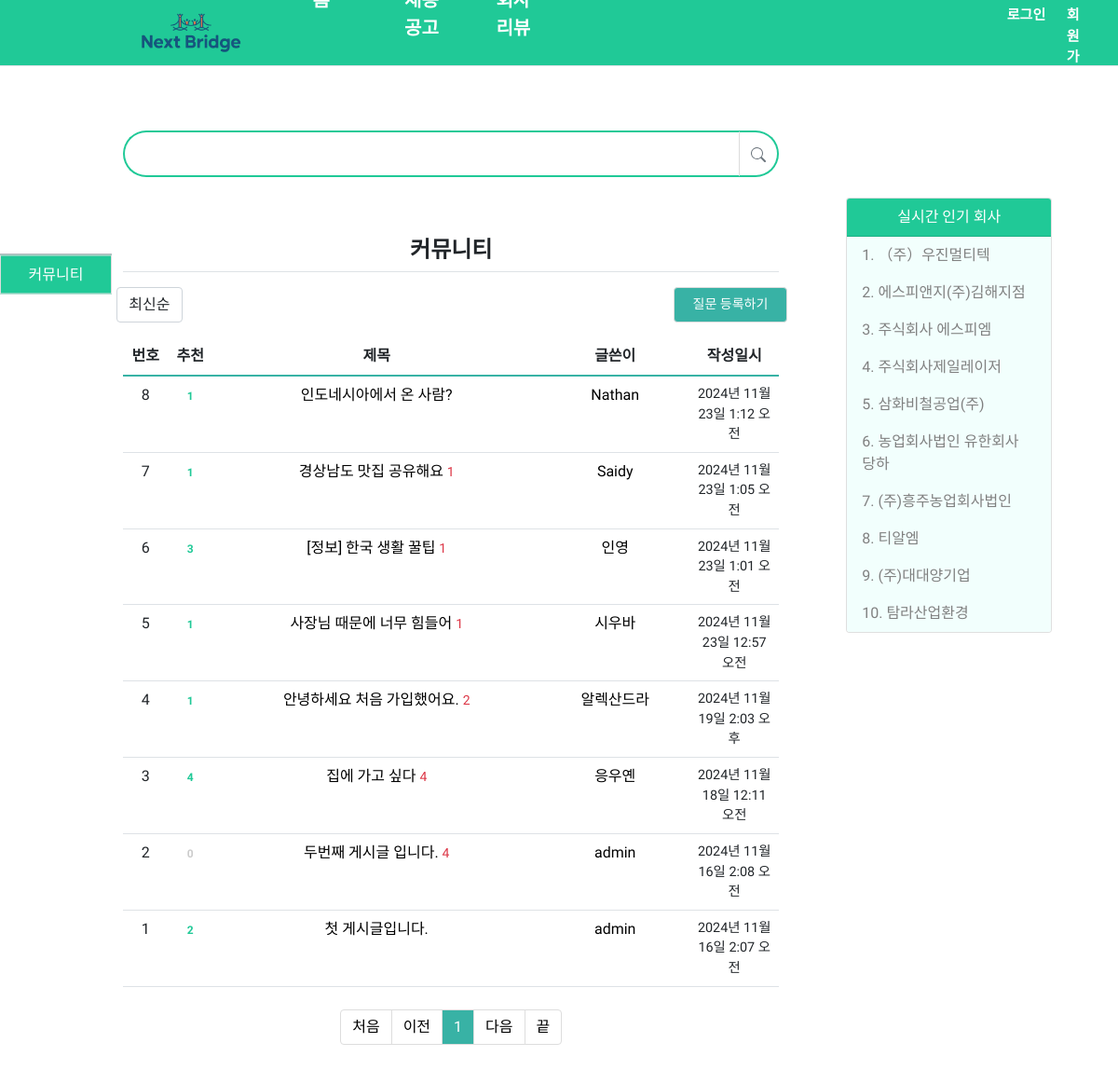
Screenshot of /home/question/list/ with the database file from the repository.
### home/models.py (models this page shows, shortened)
class Category(models.Model):
    name = models.CharField(max_length=20, unique=True)
    description = models.CharField(max_length=200, null=True, blank=True)
    has_answer = models.BooleanField(default=True) # 답변가능 여부
    def get_absolute_url(self):
        return reverse('home:index', args=[self.name])

class Question(models.Model):
    author = models.ForeignKey(User, on_delete=models.CASCADE, related_name='author_question')   # 글쓴이
    subject = models.CharField(max_length=200)                                                   # 제목
    content = models.TextField()                                                                 # 내용
    create_date = models.DateTimeField()                                                         # 등록 일시
    modify_date = models.DateTimeField(null=True, blank=True)                                    # 수정 일시
    voter = models.ManyToManyField(User, related_name='voter_question')                          # 추천인 추가
    category = models.ForeignKey(Category, on_delete=models.CASCADE, related_name='category_question') # 카테고리
    @staticmethod
    def order_by_so(question_list, so):
        if so == 'recommend':
            question_list = question_list.annotate(num_voter=Count('voter')).order_by('-num_voter', '-create_date')
        elif so == 'popular':
            question_list = question_list.annotate(num_answer=Count('answer')).order_by('-num_answer', '-create_date')
        else: # so == 'recent'
            question_list = question_list.order_by('-create_date')
        return question_list
    def get_absolute_url(self):
        return reverse('home:detail', args=[self.id])

### jobs/models.py (models this page shows, shortened)
class JobPosting(models.Model):
    company_name = models.CharField(max_length=255)         # 회사 이름
    title = models.CharField(max_length=255)                # 공고 제목
    upper_region = models.CharField(max_length=255)         # 지역 대분류
    lower_region = models.CharField(max_length=255)         # 지역 대분류
    salary = models.CharField(max_length=255)               # 급여
    upper_field = models.CharField(max_length=255)          # 직무 분야
    lower_field = models.CharField(max_length=255)          # 직무 세부
    post_date = models.DateField()                          # 등록 날짜
    due_date = models.DateField()                           # 채용 마감일
    description = models.TextField()                        # 상세 근무 요강
    company_address = models.CharField(max_length=255, default="Unknown")  # 회사 주소
    recruit_conditions = models.JSONField(null=True, blank=True)  # 모집 조건
    work_conditions = models.JSONField(null=True, blank=True)  # 근무 조건
    welfare_conditions = models.JSONField(null=True, blank=True)  # 복리후생

### home/views/base_views.py (the view, shortened to what this page needs)
# urls.py: path('', base_views.index, name='index'),  # '/' 에 해당되는 path
def index(request, category_name='community'):
    page = request.GET.get('page', '1')  # 페이지
    kw = request.GET.get('kw', '')  # 검색어
    so = request.GET.get('so', 'recent') # 정렬기준
    company_list = JobPosting.objects.all()
    category = get_object_or_404(Category, name=category_name)
    question_list = Question.order_by_so(
        Question.objects.filter(category=category).select_related('author__profile'), so)
    company_list = JobPosting.objects.annotate(
        review_count=Count('company_reviews'),  # 리뷰 개수 계산
        average_rating=Avg('company_reviews__rating')  # 평균 평점 계산
    ).order_by('-average_rating')[:10]
    paginator = Paginator(question_list, 15) # 페이지 당 15개씩 보여주기
    page_obj = paginator.get_page(page)
    context = {
        'question_list': page_obj,
        'page': page,
        'kw': kw,
        'so': so,
        'category': category,
        'companies': company_list,
    }
    return render(request, 'home/question_list.html', context)

### home/templatetags/home_filter.py (called while the page is built)
@register.filter
def sub(value, arg):
    return value - arg

### templates/home/question_list.html (shortened to what this page needs)
{% extends 'base.html' %}
{% load static %}
{% load home_filter %}
{% block content %}
<link rel="stylesheet" href="{% static 'question_list.css' %}">
<div class="container my-3">
    <div class="row">
        <div class="col-md-8">
            <div class="col-4 input-group">
                <input type="text" id ="search_kw" class="form-control" value="{{ kw|default_if_none:'' }}">
                <div class="input-group-append">
                    <button class="btn btn-outline-secondary" type="button" id="btn_search">
                        <svg xmlns="http://www.w3.org/2000/svg" width="16" height="16" fill="currentColor" class="bi bi-search" viewBox="0 0 16 16">
                         <path d="M11.742 10.344a6.5 6.5 0 1 0-1.397 1.398h-.001q.044.06.098.115l3.85 3.85a1 1 0 0 0 1.415-1.414l-3.85-3.85a1 1 0 0 0-.115-.1zM12 6.5a5.5 5.5 0 1 1-11 0 5.5 5.5 0 0 1 11 0"/>
                       </svg>
                    </button>
                </div>
            </div>
            <h4 class="border-bottom pb-2 my-3">{{ category.description }}</h4>
            <div class="row align-items-center justify-content-between my-3">
                <div class="col-auto">
                    <select class="form-control so">
                        <option value="recent" {% if so == 'recent' %}selected{% endif %}>최신순</option>
                    </select>
                </div>
                <div class="col-auto">
                    <a href="{% url 'home:question_create' category.name %}" class="btn btn-primary">질문 등록하기</a>
                </div>
            </div>
            <table class="table">
                <thead>
                    <tr class="text-center thead-dark">
                        <th>번호</th>
                        <th>추천</th>
                        <th style="width:50%">제목</th>
                        <th>글쓴이</th>
                        <th>작성일시</th>
                    </tr>
                </thead>
                <tbody>
                {% if question_list %}
                {% for question in question_list %}
                <tr class="text-center">
                    <td>
                        {{ question_list.paginator.count|sub:question_list.start_index|sub:forloop.counter0|add:1 }}
                    </td>
                    <td>
                        {% if question.voter.all.count > 0 %}
                            <span class="badge badge-warning px-2 py-1" style="color:#20c997;">{{ question.voter.count }}</span>
                        {% else %}
                            <span class="badge badge-light px-2 py-1" style="color:#ccc;">0</span>
                        {% endif %}
                    </td>
                    <td class="text-left">
                        <a href="{{ question.get_absolute_url }}">{{ question.subject }}</a>
                        {% if question.answer_set.count > 0 %}
                        <span class="text-danger small ml-2">{{ question.answer_set.count }}</span>
                        {% endif %}
                    </td>
                    <td>
                        <a href="{% url 'common:profile_base' question.author.id %}">{{ question.author.username }}</a>
                    </td>
                    <td>{{ question.create_date }}</td>
                </tr>
                {% endfor %}
                {% else %}
                <tr>
                    <td colspan="3">질문이 없습니다.</td>
                </tr>
                {% endif %}
                </tbody>
            </table>
            <ul class="pagination justify-content-center">
                {% if question_list.has_previous %}
                    <li class="page-item">
                        <a class="page-link" data-page="1" href="#">처음</a>
                    </li>
                   <li class="page-item">
                        <a class="page-link" data-page="{{ question_list.previous_page_number }}" href="javascript:void(0)">이전</a>
                    </li>
                {% else %}
                    <li class="page-item disabled">
                        <a class="page-link" tabindex="-1" aria-disabled="true" href="#">처음</a>
                    </li>
                    <li class="page-item disabled">
                        <a class="page-link" tabindex="-1" aria-disabled="true" href="#">이전</a>
                    </li>
                {% endif %}
                {% for page_number in question_list.paginator.page_range %}
                    {% if page_number >= question_list.number|add:-4 and page_number <= question_list.number|add:4 %}
                        {% if page_number == question_list.number %}
                        <li class="page-item active" aria-current="page">
                            <a class="page-link" data-page="{{ page_number }}" href="#">{{ page_number }}</a>
                        </li>
                        {% else %}
                        <li class="page-item">
                            <a class="page-link" data-page="{{ page_number }}" href="#">{{ page_number }}</a>
                        </li>
                        {% endif %}
                    {% endif %}
                {% endfor %}
                {% if question_list.has_next %}
                    <li class="page-item">
                         <a class="page-link" data-page="{{ question_list.next_page_number }}" href="#">다음</a>
                    </li>
                    <li class="page-item">
                         <a class="page-link" data-page="{{ question_list.paginator.num_pages }}" href="#">끝</a>
                    </li>
                {% else %}
                    <li class="page-item disabled">
                        <a class="page-link" tabindex="-1" aria-disabled="true" href="#">다음</a>
                    </li>
                    <li class="page-item disabled">
                        <a class="page-link" tabindex="-1" aria-disabled="true" href="#">끝</a>
                    </li>
                {% endif %}
            </ul>
        </div>
        <div class="col-md-4">
            <div class="card">
                <div class="card-header">
                    실시간 인기 회사
                </div>
                <ul class="list-group list-group-flush">
                    {% for company in companies %}
                    <li class="list-group-item">{{ forloop.counter }}. {{ company.company_name }}</li>
                    {% endfor %}
                </ul>
            </div>
        </div>
    </div>
</div>
{% endblock %}

### templates/base.html (shortened to what this page needs)
{% load static %}
<!doctype html>
<html lang="ko">
<head>
    <link rel="stylesheet" type="text/css" href="{% static 'bootstrap.min.css' %}">
    <link rel="stylesheet" type="text/css" href="{% static 'style.css' %}">
    <link rel="stylesheet"  href="https://cdn.jsdelivr.net/gh/lipis/flag-icons@7.2.3/css/flag-icons.min.css"/>
</head>
<body>
{% include "navbar.html" %}
<div class="container my-3">
    <div class="row">
        {% if "/home" in request.path %}
        <div class="col-sm-12 col-md-3 col-lg-2 p-2">
            {% include "sidebar.html" %}
        </div>
        {% endif %}
        {% block content %}
        {% endblock %}
    </div>
</div>
</body>
</html>

### templates/navbar.html (shortened to what this page needs)
{% load static %}
<nav class="navbar navbar-expand-lg navbar-light bg-light border-bottom">
    <div class="container-fluid">
        <a class="navbar-brand" href="{% url 'home:index' %}">
            <img src="{% static 'img/logo_img.png' %}" alt="로고 이미지" style="width: 150px; height: auto;">
        </a>
        <div class="collapse navbar-collapse" id="navbarSupportedContent">
            <ul class="navbar-nav me-auto mb-2 mb-lg-0">
                <li class="nav-item">
                    <a class="nav-link" href="{% url 'home:index' %}">홈</a>
                </li>
                <li class="nav-item">
                    <a class="nav-link" href="{% url 'jobs:job_list' %}">채용 공고</a>
                </li>
                <li class="nav-item">
                    <a class="nav-link" href="{% url 'reviews:index' %}">회사 리뷰</a>
                </li>
                {% if user.is_authenticated %}
                <li class="nav-item">
                    <a class="nav-link" href="{% url 'common:profile_base' user.id %}">{{ user.username }}</a>
                </li>
                <li class="nav-item">
                    <a class="nav-link" href="{% url 'common:logout' %}">{{ user.username }} (로그아웃)</a>
                </li>
                {% else %}
                <li class="nav-item ">
                    <a class="nav-link" href="{% url 'common:login' %}">로그인</a>
                </li>
                <li class="nav-item ">
                    <a class="nav-link" href="{% url 'common:signup' %}">회원가입</a>
                </li>
                {% endif %}
            </ul>
        </div>
    </div>
</nav>

### templates/sidebar.html
<nav id="sidebar" class="border-top border-secondary">
    <div class="list-group">
            <a class="rounded-0 list-group-item list-group-item-action list-group-item-light
               {% if category.name == 'community' %}active{% endif %}" href="{% url 'home:index' 'community' %}">커뮤니티</a>
    </div>
</nav>

### static/style.css (style rules this page uses)
body { font-family: "Gowun Dodum", serif; font-weight: 400; font-style: normal; }
.navbar.navbar-expand-lg.navbar-light.bg-light.border-bottom { position: fixed; left: 0; top: 0; right: 0; width: 100%; display: flex; align-items: center; padding: 0; z-index: 1000; }
.container-fluid { height: 70px; background-color: #20c997; }
.navbar-brand { margin-left: 10%; }
.nav-item { margin: 0 2em; }
#navbarSupportedContent > ul > li>a { color:white; font-weight: bold; }
#navbarSupportedContent > ul > li:nth-child(-n+3) > a { margin-top:0.5em; font-size: 20px; width:200%; }
#navbarSupportedContent > ul > li:nth-child(4) > a, #navbarSupportedContent > ul > li:nth-child(5) > a { font-size:15px; margin-top: 2em; width:200%; }
#navbarSupportedContent > ul > li:nth-child(4)>a { margin-left:30em; }
#navbarSupportedContent > ul > li:nth-child(5)>a { margin-left:-2em; }
.pagination.justify-content-center { margin:1.5em 0; }
.pagination .page-item .page-link { color: black; background-color: white; border: 1px solid #ddd; }
.pagination .page-item.active .page-link { background-color: #38B2A5; color: white; }
.nav-link { color: black; text-decoration: none; width:100%; }
.border-bottom.pb-2.my-3 { text-align: center; font-weight:bold; }

### static/question_list.css (style rules this page uses)
.row { margin-top:2%; margin-left:3%; width:100%; }
.border-top.border-secondary { position: fixed; left: 0; top: 25%; transform: translateY(-50%); width:10%; text-align: center; }
.rounded-0.list-group-item.list-group-item-action.list-group-item-light.active { background-color:#20c997; border:1px solid gainsboro; }
.col-4.input-group { margin-top:4em; width:100%; }
#search_kw { height:50px; background-color: white; border: 2px solid #20c997; border-radius: 50px 0 0 50px; outline: none; border-right-color:gainsboro; }
#btn_search { height:50px; background-color: white; border: 2px solid #20c997; border-radius: 0 50px 50px 0; outline: none; border-left:none; }
.border-bottom.pb-2.my-3 { padding-top:2em; font-weight: bold; }
.card { margin-left:3em; margin-top:40%; width:65% }
.card-header { background-color: #20c997; text-align: center; color:white; }
.list-group-item { color:grey; }
.list-group-item { border:none; background-color:#f2fffd; }
.btn.btn-primary { font-size: 14px; background-color: #38B2A5; height: 38px; display: flex; align-items: center; justify-content: center; padding: 0 15px; margin-left: 10px; border:1px solid gainsboro; }
.col-auto { margin-left:-2.5em; }
.row.align-items-center.justify-content-between.my-3 { display: flex; justify-content: space-between; align-items: center; margin-top:2em; }
.btn.btn-primary { height:38px; padding:0 20px; white-space:nowrap; }
.text-center.thead-dark { border-bottom:2px solid #38B2A5; }
body > div > div > div.container.my-3 > div > div.col-md-8 > table > thead > tr > th:nth-child(1), body > div > div > div.container.my-3 > div > div.col-md-8 > table > thead > tr > th:nth-child(2) { width:3em; }
body > div > div > div.container.my-3 > div > div.col-md-8 > table > tbody > tr> td.text-left > a, body > div > div > div.container.my-3 > div > div.col-md-8 > table > tbody > tr > td:nth-child(4) > a { text-decoration:none; color: black; }
body > div > div > div.container.my-3 > div > div.col-md-8 > table > thead > tr > th:nth-child(4) { width:10em; }
body > div > div > div > div > div.col-md-8 > table > tbody > tr > td:nth-child(5) { font-size: 0.9em; }

### rows the page displays
Category: description "커뮤니티"
Question: paginator.count|sub "8", voter.count "1", subject "인도네시아에서 온 사람?", author.username "Nathan", create_date "2024년 11월 23일 1:12 오전"
Question: paginator.count|sub "7", voter.count "1", subject "경상남도 맛집 공유해요", answer_set.count "1", author.username "Saidy", create_date "2024년 11월 23일 1:05 오전"
Question: paginator.count|sub "6", voter.count "3", subject "[정보] 한국 생활 꿀팁", answer_set.count "1", author.username "인영", create_date "2024년 11월 23일 1:01 오전"
Question: paginator.count|sub "5", voter.count "1", subject "사장님 때문에 너무 힘들어", answer_set.count "1", author.username "시우바", create_date "2024년 11월 23일 12:57 오전"
Question: paginator.count|sub "4", voter.count "1", subject "안녕하세요 처음 가입했어요.", answer_set.count "2", author.username "알렉산드라", create_date "2024년 11월 19일 2:03 오후"
Question: paginator.count|sub "3", voter.count "4", subject "집에 가고 싶다", answer_set.count "4", author.username "응우옌", create_date "2024년 11월 18일 12:11 오전"
Question: paginator.count|sub "2", shows "0", subject "두번째 게시글 입니다.", answer_set.count "4", author.username "admin", create_date "2024년 11월 16일 2:08 오전"
Question: paginator.count|sub "1", voter.count "2", subject "첫 게시글입니다.", author.username "admin", create_date "2024년 11월 16일 2:07 오전"
JobPosting: company_name "（주）우진멀티텍"
JobPosting: company_name "에스피앤지(주)김해지점"
JobPosting: company_name "주식회사 에스피엠"
JobPosting: company_name "주식회사제일레이저"
JobPosting: company_name "삼화비철공업(주)"
JobPosting: company_name "농업회사법인 유한회사 당하"
JobPosting: company_name "(주)흥주농업회사법인"
JobPosting: company_name "티알엠"
JobPosting: company_name "(주)대대양기업"
JobPosting: company_name "탐라산업환경"

### other values shown
{{ page_number }} "1"
